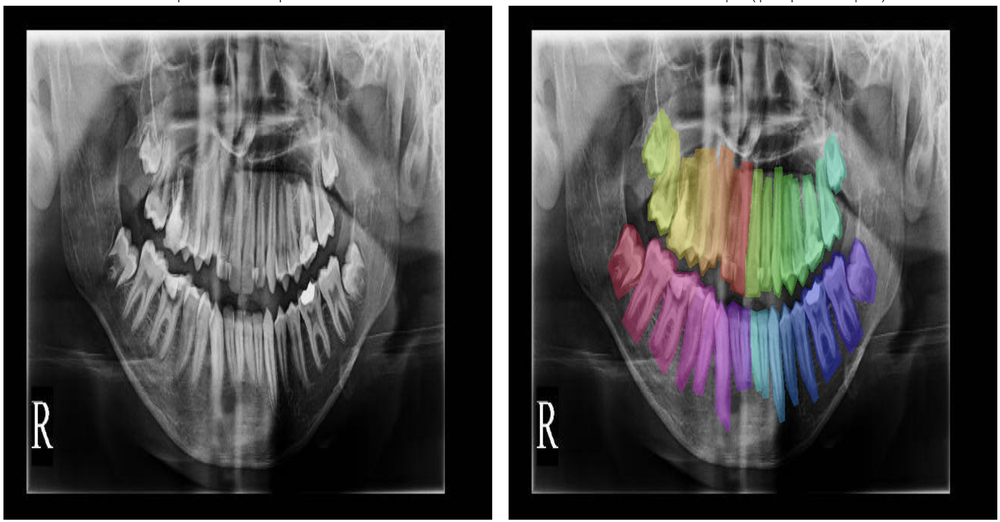
#> input picture 01_teeth_segmentation/00_Dataset/images/dataset_01_exmpl.png, 1000 x 522 px, shrunk from 2604 x 1360 before the run, found by its file name; its folder holds only this picture in this run
$ jupyter execute --allow-errors 00_Dataset_01.ipynb   (shell and % lines are left out)
#> lines starting #> are read from the running program, lines starting #| are printed output that depends on the picture
# Датасет для сегментации зубов
**Название**: teeth-seg-3537 Computer Vision Model
**Автор**: Godento2 ([Roboflow](https://universe.roboflow.com/godento2/teeth-seg-3537-iaky1))
**Количество снимков**: в оригинале более 3500 снимков, однако присутствуют детские снимки. После очистки - более 2300 снимков: train / val / test = 1730 / 397 /259
**Размер изображений**: 640x640
**Лицензия**: CC BY 4.0

# Анализ датасета

## Установка пакетов, импорт библиотек

[cell 1]
# Установка tree

[cell 2]
import os
from google.colab import drive
import numpy as np
import pandas as pd
import cv2
from tqdm.notebook import tqdm
import zipfile
import random
from typing import Dict, List, Tuple

import matplotlib.pyplot as plt
# настройка визуализации
plt.style.use('seaborn-v0_8')

## Функции для визуализации примеров

[cell 3]
def generate_class_colors(num_classes: int = 32) -> Dict[int, Tuple[int, int, int]]:
    """
    Функция генерирует цвета для классов.

    Цвета равномерно распределяются по оттенку в пространстве HSV (OpenCV-диапазоны:
    H∈[0,179], S∈[0,255], V∈[0,255]) и затем конвертируются в RGB. Это даёт
    устойчивую, воспроизводимую палитру без случайности.

    Args:
        num_classes: Число классов (по умолчанию 32 по числу зубов).

    Returns:
        Словарь {id_класса: (R, G, B)} с целочисленными значениями 0..255.
    """
    colors: Dict[int, Tuple[int, int, int]] = {}
    for cls in range(num_classes):
        # Равномерное распределение оттенков по кругу
        hue = int(179 * cls / num_classes)   # H ∈ [0,179] в OpenCV
        saturation = 230                     # высокая насыщенность
        value = 230                          # высокая яркость
        color_hsv = np.uint8([[[hue, saturation, value]]])
        # Конвертация HSV -> RGB (получаем (R,G,B))
        color_rgb = cv2.cvtColor(color_hsv, cv2.COLOR_HSV2RGB)[0][0]
        colors[cls] = (int(color_rgb[0]), int(color_rgb[1]), int(color_rgb[2]))
    return colors

def load_yolo_segmentation(label_path: str, img_w: int, img_h: int) -> List[Tuple[int, np.ndarray]]:
    """
    Функция для загрузки разметки YOLO для задачи сегментации.

    Формат строки в .txt для сегментации:
        class_id x1 y1 x2 y2 ... xN yN
    где координаты нормированы в [0,1] относительно ширины/высоты изображения.

    Args:
        label_path: Путь к .txt-файлу разметки.
        img_w: Ширина изображения (в пикселях).
        img_h: Высота изображения (в пикселях).

    Returns:
        Список кортежей (class_id, poly), где poly — np.ndarray формы (N,2) с
        координатами вершин полигона в пикселях (dtype=int32).
        Если файла нет или он пуст, возвращает пустой список.
    """
    polygons: List[Tuple[int, np.ndarray]] = []
    if not os.path.exists(label_path):
        return polygons

    with open(label_path, 'r') as f:
        for line in f:
            parts = line.strip().split()
            # Минимум: class + 3 точки (6 чисел) => 1 + 6 = 7 токенов
            if len(parts) < 7:
                continue
            cls = int(float(parts[0]))
            coords = list(map(float, parts[1:]))

            # Координаты должны идти парами (x,y)
            if len(coords) % 2 != 0:
                # Нечётное число координат — пропускаем строку
                continue

            # Денормализация из [0,1] в пиксели
            poly_pts = []
            for i in range(0, len(coords), 2):
                x = int(round(coords[i] * img_w))
                y = int(round(coords[i+1] * img_h))
                # Подстраховка от выхода за границы
                x = np.clip(x, 0, img_w - 1)
                y = np.clip(y, 0, img_h - 1)
                poly_pts.append((x, y))

            if len(poly_pts) >= 3:  # полигон минимум из 3 точек
                polygons.append((cls, np.array(poly_pts, dtype=np.int32)))
    return polygons

def show_random_segmented_images(
    subset: str = 'train',
    num_images: int = 3,
    dataset_path: str = '/content/dataset'
) -> None:
    """
    Визуализирует N случайных изображений из указанной подвыборки и сегментирует их.

    Функция:
      1) выбирает случайно `num_images` файлов из {dataset_path}/{subset}/images;
      2) для каждого изображения ищет соответствующий .txt-файл в labels;
      3) считывает полигональные маски (YOLO segmentation !!!), денормализует координаты;
      4) отрисовывает поверх изображения полупрозрачные маски и контуры;
      5) показывает два кадра рядом: оригинал и изображение с разметкой.

    Примечания:
    - Цвет каждого класса фиксирован и определяется словарём `CLASS_COLORS` из 32 цветов.
    - Если для изображения нет .txt или разметка пуста/некорректна, будет показан только фон без масок.
    - Изображение конвертируется в RGB (OpenCV читает в BGR), поэтому цвета отображаются корректно в matplotlib.

    Args:
        subset: Название подвыборки ('train', 'valid' или 'test').
        num_images: Сколько случайных изображений отобразить (автоматически ограничивается размером набора).
        dataset_path: Корневая папка датасета.

    Returns:
        None. Функция выводит графики через matplotlib.

    Raises:
        FileNotFoundError: Если не найдена папка с изображениями {dataset_path}/{subset}/images.
        ValueError: Если в подвыборке нет ни одного изображения.
    """
    # Пути к папкам изображений и разметок
    images_dir = os.path.join(dataset_path, subset, 'images')
    labels_dir = os.path.join(dataset_path, subset, 'labels')

    if not os.path.isdir(images_dir):
        raise FileNotFoundError(
            f"Не найдена папка с изображениями: {images_dir}. "
            f"Проверьте аргументы dataset_path/subset и структуру датасета."
        )

    # Список поддерживаемых графических форматов
    exts = ('.jpg', '.jpeg', '.png', '.bmp', '.tif', '.tiff')
    image_files = [f for f in os.listdir(images_dir) if f.lower().endswith(exts)]

    if len(image_files) == 0:
        raise ValueError(f"В подвыборке '{subset}' не найдено ни одного изображения в {images_dir}.")

    # Случайная выборка без повторений
    k = min(num_images, len(image_files))
    sample_files = random.sample(image_files, k)

    for img_name in sample_files:
        img_path = os.path.join(images_dir, img_name)
        # Разметка с тем же именем, но расширение .txt
        label_path = os.path.join(labels_dir, os.path.splitext(img_name)[0] + '.txt')

        # Чтение изображения (BGR) и конвертация в RGB для корректного отображения в matplotlib
        img_bgr = cv2.imread(img_path)
        if img_bgr is None:
            # Если по какой-то причине файл не читается, пропускаем его
            print(f"[WARN] Не удалось прочитать изображение: {img_path}")
            continue
        img = cv2.cvtColor(img_bgr, cv2.COLOR_BGR2RGB)
        img_h, img_w = img.shape[:2]

        # Загрузка полигонов сегментации из YOLO-текста
        polygons = load_yolo_segmentation(label_path, img_w, img_h)

        # Подложка для отрисовки масок и контуров
        overlay = img.copy()

        # Рисуем все полигоны: сначала контуры, затем заливку
        for cls, poly in polygons:
            color = CLASS_COLORS.get(cls, (255, 255, 255))  # на всякий случай, если класс вне диапазона
            # Контур полигона
            cv2.polylines(overlay, [poly], isClosed=True, color=color, thickness=2)
            # Заливка полигона
            cv2.fillPoly(overlay, [poly], color)

        # Полупрозрачное наложение масок на исходник
        alpha = 0.4  # степень прозрачности маски (0..1)
        img_with_mask = cv2.addWeighted(overlay, alpha, img, 1 - alpha, 0)

        # Визуализация: оригинал и с разметкой рядом
        fig, axes = plt.subplots(1, 2, figsize=(14, 7))
        axes[0].imshow(img)
        axes[0].set_title("Оригинальное изображение")
        axes[0].axis('off')

        axes[1].imshow(img_with_mask)
        axes[1].set_title("С YOLO сегментацией (фиксированные цвета)")
        axes[1].axis('off')

        plt.tight_layout()
        plt.show()

## Установка параметров

[cell 4]
DATASET_PATH_ZIP = '/content/gdrive/MyDrive/Colab_Notebooks/Startup/02_Datasets/Godento2v2.zip'
DATASET_PATH_UNZIP = '/content'
DATASET_DIR = '/content/dataset'

## Получение датасета

[cell 5]
drive.mount('/content/gdrive')

#> (a cell that did not finish here is left out)

## Анализ датасета

[cell 7]
## Количество изображений в подвыборках датасета

# список подвыборок
splits = ['train', 'valid', 'test']

## Расчет количества изображений в каждой подвыборке
data = []
for split in splits:
    img_dir = os.path.join(DATASET_DIR, split, 'images')
    if os.path.exists(img_dir):
        num_images = sum(1 for f in os.listdir(img_dir) if os.path.isfile(os.path.join(img_dir, f)))
    else:
        num_images = 0
    data.append({'Подвыборка': split, 'Количество изображений': num_images})

# Переводим собранные данные в датафрейм
df = pd.DataFrame(data)

# Добавляем колонку с процентами
total = df['Количество изображений'].sum()
df['Процент'] = (df['Количество изображений'] / total * 100).round(1)

# Вывод таблицы
print(df.to_string(index=False))

# Диаграмма с подписями
plt.figure(figsize=(6, 4))
bars = plt.bar(df['Подвыборка'], df['Количество изображений'])
plt.xlabel('Подвыборка')
plt.ylabel('Количество изображений')
plt.title('Распределение изображений по подвыборкам')
plt.grid(axis='y', linestyle='--', alpha=0.7)

# Запас сверху
max_val = df['Количество изображений'].max()
plt.ylim(0, max_val * 1.15)

# Подписи: количество + процент
for bar, perc in zip(bars, df['Процент']):
    height = bar.get_height()
    plt.text(bar.get_x() + bar.get_width() / 2,
             height + max_val * 0.02,
             f"{height} ({perc}%)",
             ha='center', va='bottom', fontsize=10)

plt.show()
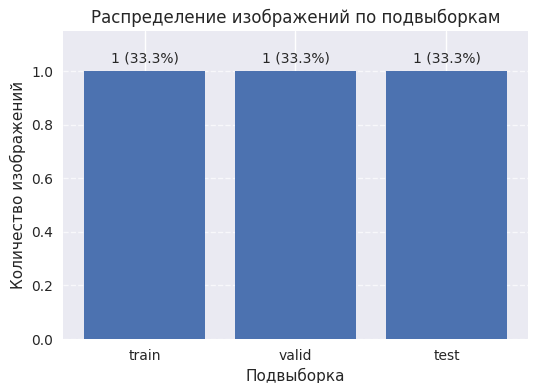
#> figure drawn by matplotlib, 1 panel

## Пример изображений

[cell 8]
# генерируем цвета для масок по числу зубов
CLASS_COLORS = generate_class_colors(32)

[cell 9]
# 3 случайных изображения из train
show_random_segmented_images(subset='train', num_images=3, dataset_path=DATASET_DIR)
#> in show_random_segmented_images, img_bgr is the input picture: shape (522, 1000, 3); mean B, G, R 77.7, 77.4, 78.2
#> in show_random_segmented_images, `plt.show()`:
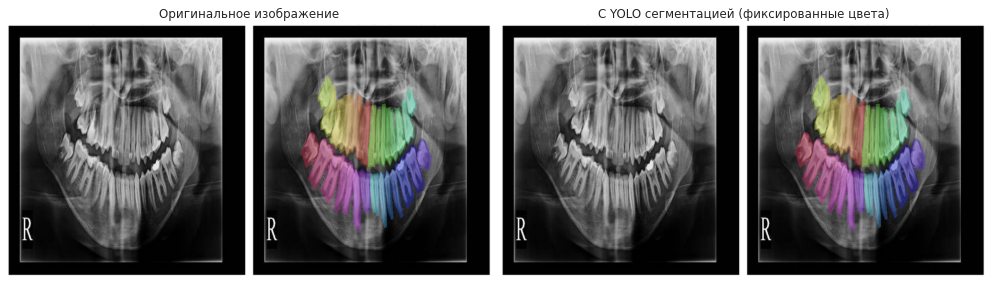
#> figure drawn by matplotlib, 2 panels

[cell 10]
# 3 случайных изображения из valid
show_random_segmented_images(subset='valid', num_images=3, dataset_path=DATASET_DIR)

[cell 11]
# 3 случайных изображения из test
show_random_segmented_images(subset='test', num_images=3, dataset_path=DATASET_DIR)
